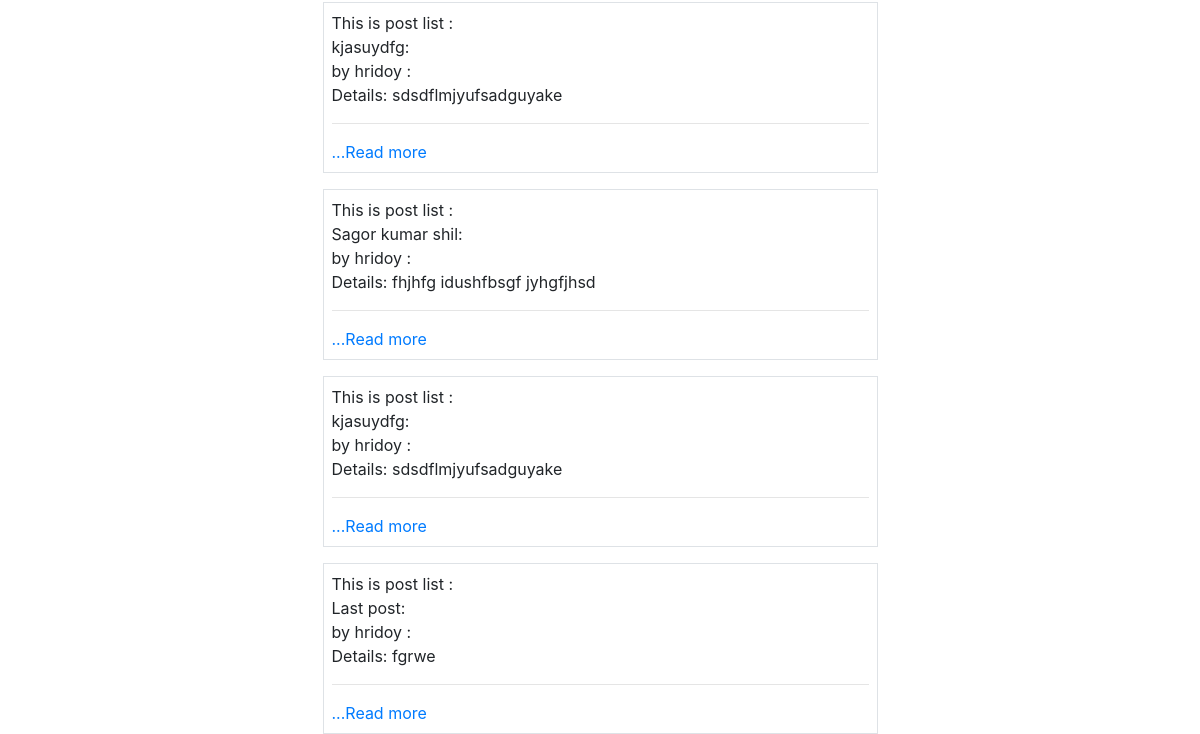
The page /tuition_App/postlist/ (lower part) on the database as committed earlier.
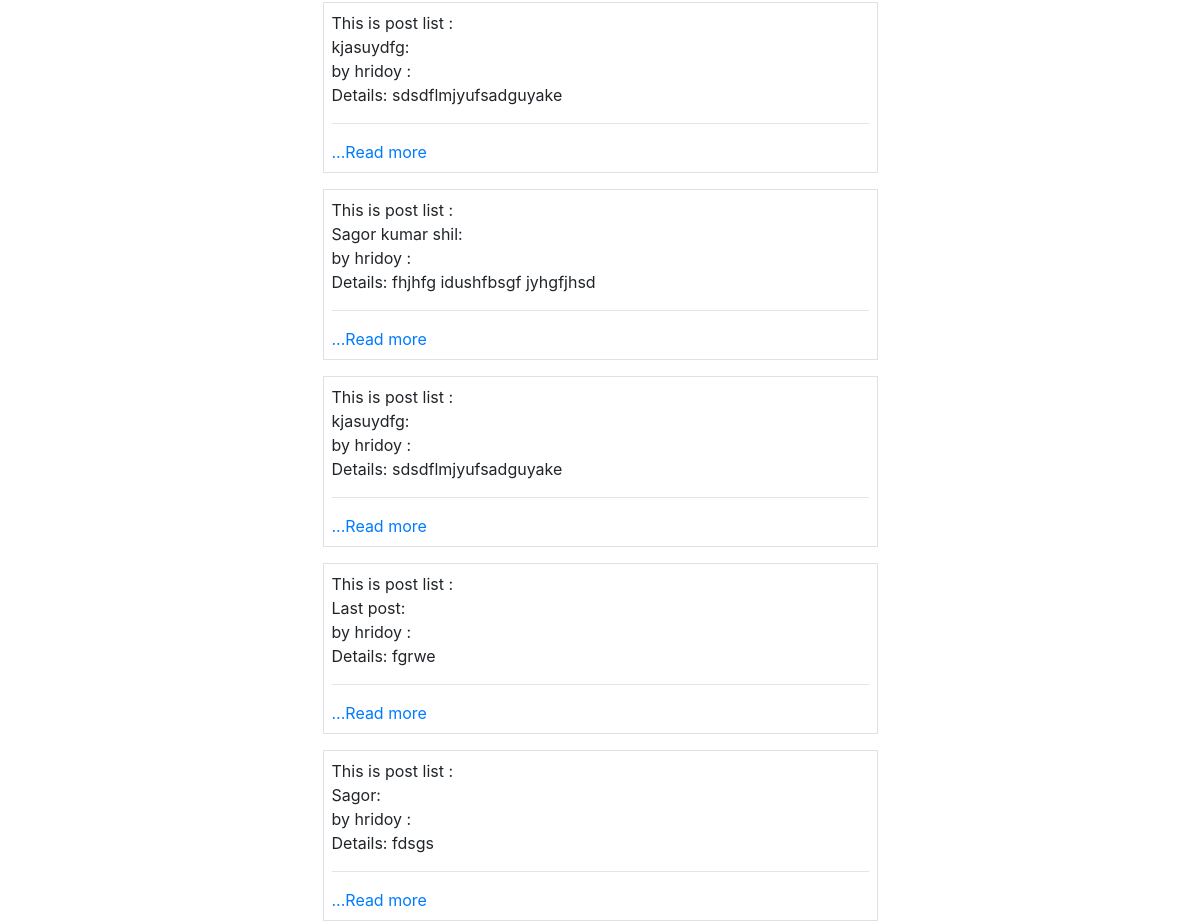
The same page on the database as committed later.
### tuition_App/models.py (models this page shows, shortened)
class Post(models.Model):
    CATEGORY = (
        ("Teacher", "Teacher"),
        ("Student", "Student"),
    )
    MEDIUM = (
        ("bangla", "bangla"),
        ("English", "English"),
        ("Urdu", "Urdu"),
        ("Hindi", "Hindi"),
        ("Arabic", "Arabic"),
    )
    user = models.ForeignKey(User, on_delete=models.CASCADE, blank=True, null=True)
    id = models.AutoField(primary_key=True)
    title = models.CharField(max_length=101)
    slug = models.CharField(max_length=100, default=title)
    email = models.EmailField()
    salary = models.FloatField()
    details = models.TextField()
    available = models.BooleanField()
    category = models.CharField(max_length=100, choices=CATEGORY)
    created_at = models.DateTimeField(default=now)
    image = models.ImageField(default="default.jpg", upload_to="tuition/images")
    medium = MultiSelectField(
        max_length=100, max_choices=5, choices=MEDIUM, default="bangla"
    )
    subject = models.ManyToManyField(Subject, related_name="subject_set")
    class_in = models.ManyToManyField(Class_in, related_name="class_set")

### tuition_App/views.py (the view)
# urls.py: path("postlist/", PostListView.as_view(), name="postlist"),
class PostListView(ListView):
    template_name = "tuition/postlist.html"
    queryset = Post.objects.all()
    context_object_name = "posts"
    def get_context_data(self, *args, **kwargs):
        context = super().get_context_data(*args, **kwargs)
        context["posts"] = context.get("object_list")
        context["msg"] = "This is post list"
        return context

### templates/tuition/postlist.html (shortened to what this page needs)
{% extends 'basic.html' %}
{% block body %}
<div class="container">
    {% for p in posts %}
    <div class="col-md-6 offset-md-3 p-2 mt-3 border">
        {{msg}} : <br>
        {{ p.title }}: <br>
        by {{p.user.username}} : <br>
        Details: {{p.details}}
        <hr>
        <a href="/tuition_App/postdetail/{{p.id}}">...Read more</a>
    </div>
    {% endfor %}
</div>
{% endblock body %}

Rows that differ between the two databases and show on the page:
added Post: msg "This is post list", title "Sagor", user.username "hridoy", details "fdsgs"
